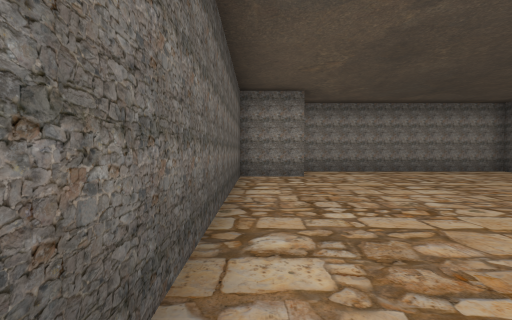
view 1 (above)

16 first-person views from a walk through a 3-D level made in the Unity game engine. The camera is 1.2 m above the floor, tilts 2° down and sees 90° across. The floor is counted in squares, 2 m on a side. Each view is taken from the middle of a square. On the plan, view 1 faces up. The plan holds only what a view shows up to about 9 squares ahead; the rest is blank. The place goes on beyond the plan. The player character is not drawn. Some animated figures are not drawn.

view 2
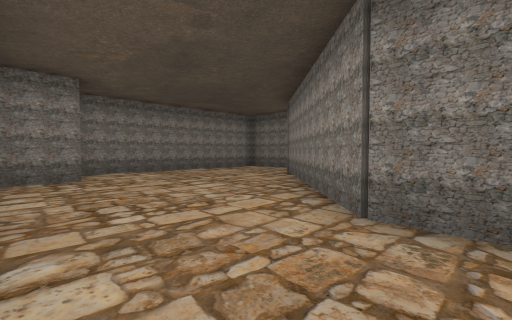

view 3
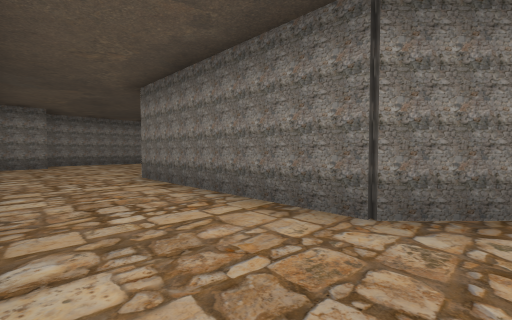

view 4
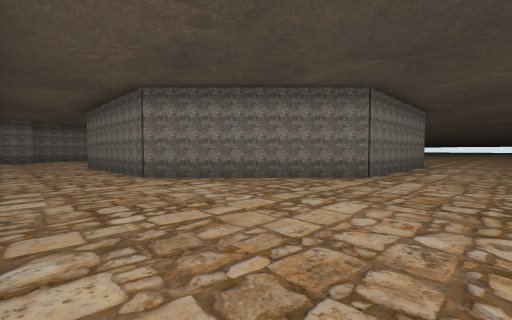

view 5
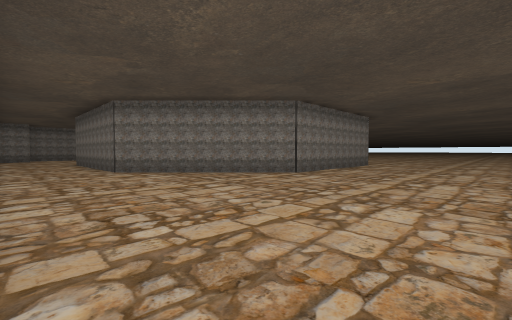

view 6
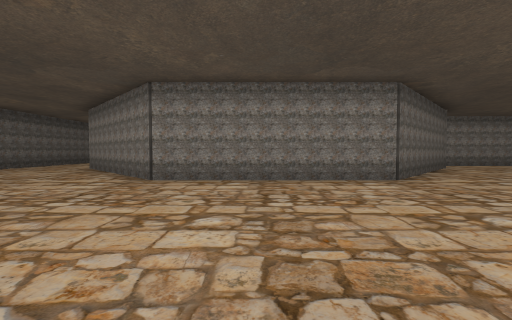

view 7
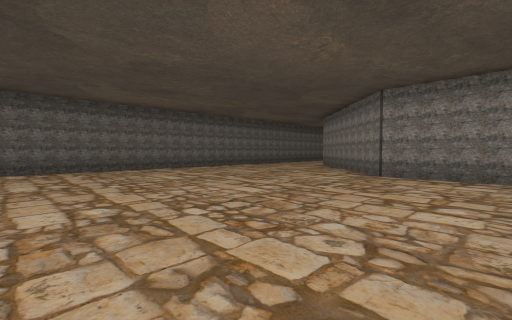

view 8
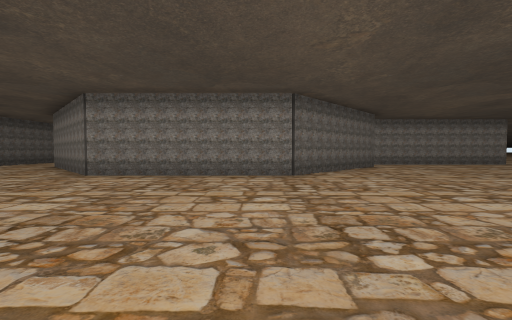

view 9
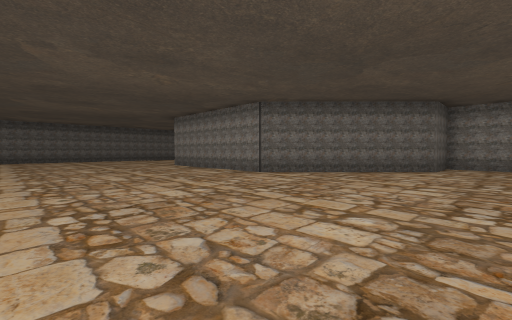

view 10
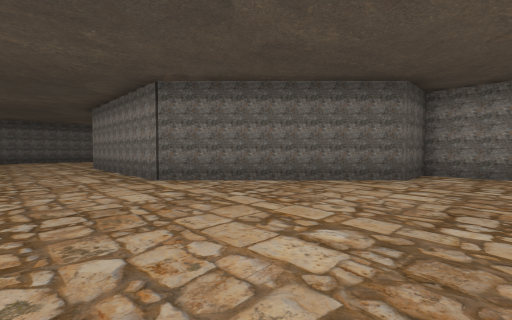

view 11
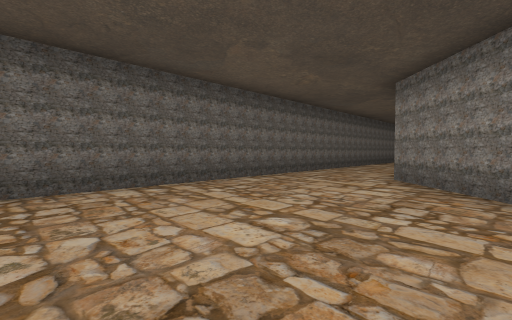

view 12
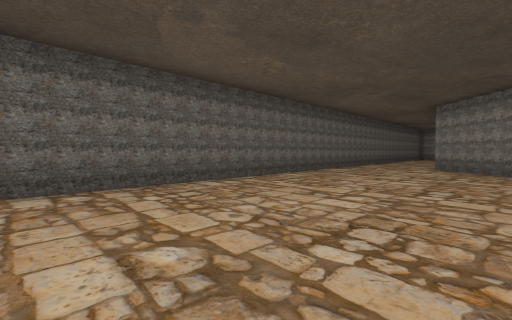

view 13
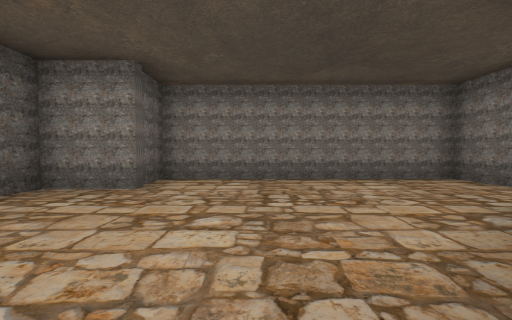

view 14
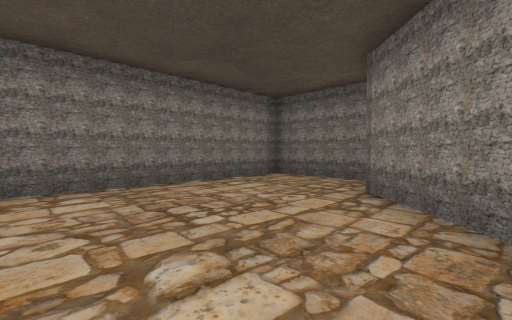

view 15
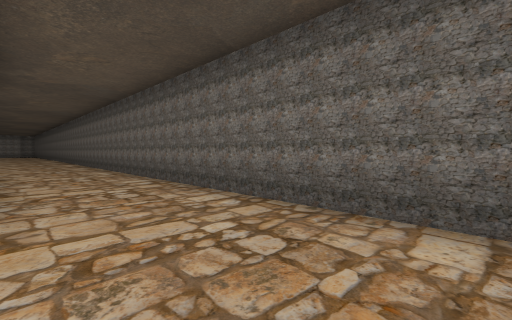

view 16
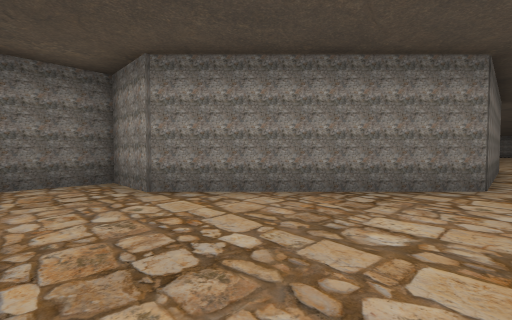

### Floor plan
Points are (right, up) in squares from view 1. A wall is a line through its corners. A room is listed if a view was taken in it or the views show most of it. See-through windows are left out.
Room 1 (views 1, 2, 3, 4, 5, 6, 7, 8, 9, 10, 11, 12, 13, 14, 15, 16)
walls: (16, -2.7) (14.5, -2.7) (14.5, -4.2) (10.9, -7.7) (5.8, -7.7) (2.3, -4.2) (2.3, 0.9) (5.8, 4.5) (7.3, 4.5) (7.3, 7.5) (1, 7.5) (1, 6) (-0.4, 6) (-0.4, -14.1)

Positions as (right, up) in squares from view 1, and headings:
1: (0, 0), facing up
2: (0, 0), facing up-right
3: (0, -5), facing up-right
4: (0, -10), facing up-right
5: (0, -12), facing up-right
6: (8, -13), facing up
7: (8, -14), facing up-left
8: (10, -14), facing up
9: (16, -13), facing up-left
10: (16, -10), facing up-left
11: (4, -10), facing up-left
12: (4, -14), facing up-left
13: (3, 2), facing up
14: (2, 3), facing up-right
15: (2, 4), facing down-left
16: (2, 6), facing down-right
